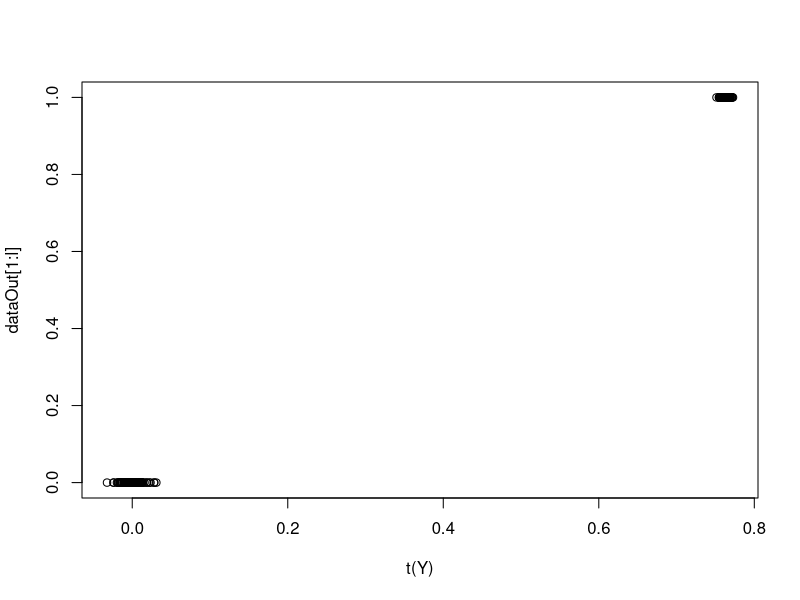
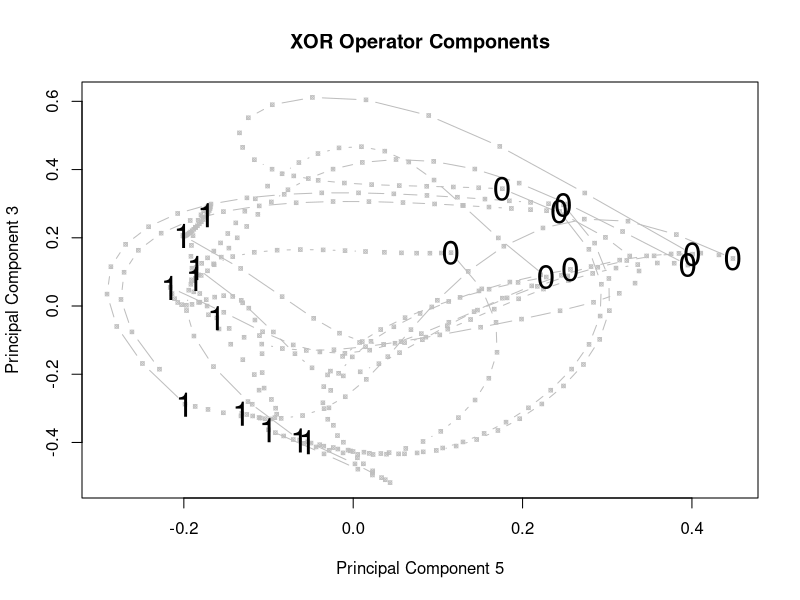

Source code (R) for these figures, in order:
### programmed by R. Dale, Jan. 2017
### built from the ESN demonstration code of
# Mantas Lukosevicius 2012, http://minds.jacobs-university.de/mantas

setwd('~/Dropbox/new.projects/multiModal')

data = as.matrix(read.table('data/xor_input.txt')) # load sequences of XOR input output
dataIn = data[,1:2] # input (p1, p2)
dataOut = data[,3] # truth/falsity of XOR operator
l = dim(data)[1] # length of examples in text file

# generate the ESN reservoir
# global parameters of the model (terminology: Lukosevicius, 2012)
inSize = 2
outSize = 1
resSize = 20
a = 0.3 # leaking rate
cycleTime = 20 # duration to "settle" the ESN on an XOR pattern

set.seed(69)

Win = matrix(runif(resSize*(1+inSize),-0.5,0.5),resSize) # input to reservoir
W = matrix(runif(resSize*resSize,-0.5,0.5),resSize) # reservoir recurrent connections
rhoW = abs(eigen(W,only.values=TRUE)$values[1]) # singular values of echo state W
W = W * 1.25 / rhoW # set spectral radius of 1 to ensure ES property (Jaeger, 2007)

X = matrix(0,1+inSize+resSize,l) # collect activations on reservoir + input + "on" state
Yt = dataOut[1:l] # desired output

# run the reservoir with the data and collect X
x = rep(0,resSize)
for (t in 1:l){
  u = t(dataIn[t,])
  for (i in 1:cycleTime) {
    x = (1-a)*x + a*tanh( Win %*% c(1,u) + W %*% x )
  }
  X[,t] = c(1,u,x)
}

# train the output
# compute regression coefficients with reservoir activations and desired output
reg = 1e-8  # regularization coefficient
X_T = t(X)
Wout = t(Yt) %*% X_T %*% solve( X %*% X_T + reg*diag(1+inSize+resSize) )

# show trajectory of the xor solution; test with patterns again
Y = matrix(0,outSize,l)
xs = c()
for (t in 1:l){
  u = dataIn[t,]  
  for (i in 1:cycleTime) {
    x = (1-a)*x + a*tanh( Win %*% c(1,u) + W %*% x )
    xs = cbind(xs,x)
  }
  y = Wout %*% c(1,u,x)
  Y[,t] = tanh(y)
  # generative mode:
  u = y
  ## this would be a predictive mode:
  #u = data[l+t+1] 
}

cor.test(t(Y),dataOut[1:l]) # correlation with output expected
plot(t(Y),dataOut[1:l]) # plot the expected / observed

xsp = princomp(t(xs)) # find components in activation space used to separate solutions

# find best predicting components for this run
choiceIxes = seq(from=cycleTime,to=nrow(xsp$scores),by=cycleTime)
rsqs = c()
for (i in 1:resSize) {
  rsqs = c(rsqs,summary(lm(dataOut~xsp$scores[choiceIxes,i]))$r.squared)
}
d1 = sort(rsqs,index=T,decreasing=T)$ix[1]
d2 = sort(rsqs,index=T,decreasing=T)$ix[2]

# show some example trajectories in PC space that found best solution
pdf(file='figures/xor_transitions.pdf',height=6,width=5)
cShown = 20
plotDat = xsp$scores[1:(cycleTime*cShown),]
plot(plotDat[,d1],plotDat[,d2],type='b',pch=13,cex=.5,col='gray',main='XOR Operator Components',
     xlab=paste('Principal Component',d1),ylab=paste('Principal Component',d2))
#points(plotDat[1,d1],plotDat[1,d2],type='p',cex=1.5,pch=15,col='green')
choiceIxes = seq(from=cycleTime,to=nrow(plotDat),by=cycleTime)
text(plotDat[choiceIxes,d1],plotDat[choiceIxes,d2],lab=dataOut[1:cShown],cex=2)
dev.off()
#########



